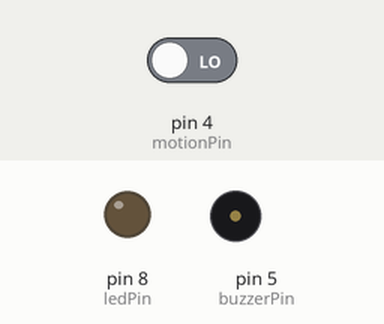
Recording of a sketch running on a simulated Arduino Uno, built with avr-gcc and run on an emulated ATmega328P. Parts: output pins drawn as LEDs (lit = HIGH), buzzer (waves = sounding). Dashed ring = blinking. The inputs (shaded band) are chosen by the test bench; at power-on: pin 4 (motionPin) LOW.

Above: at 1.2 s.
1.3 s: pin 4 (motionPin) driven HIGH
At 1.55 s:
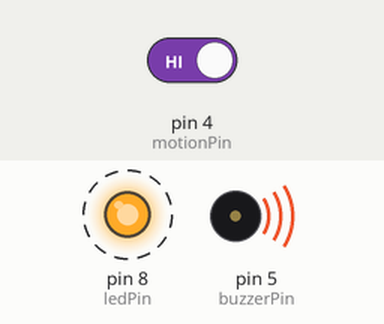
Timing chart, 0 to 10.3 s (numbered marks = the images above; inputs shaded):
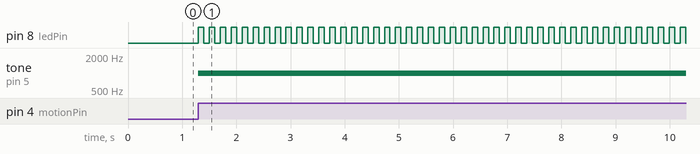

The sketch:

sketch_aug01_test_with_buzzer.ino
```cpp
// Declaring Pins
const int buzzerPin = 5;
const int ledPin = 8;
const int motionPin = 4;

// Setting Buzzer mode to False
boolean buzzer_mode = false;

// For LED
int ledState = LOW;
long previousMillis = 0;
long interval = 100;  // Interval at which LED blinks

void setup()
{
  //The Following are our output
  pinMode(ledPin,OUTPUT);
  pinMode(buzzerPin,OUTPUT);


}

void loop()
{
  // To chech whether the motion is detected or not
  if (digitalRead(motionPin)) {
    buzzer_mode = true;
  }

  // If alarm mode is on,blink our LED
  if (buzzer_mode){
    unsigned long currentMillis = millis();
    if(currentMillis - previousMillis > interval) {
      previousMillis = currentMillis;
      if (ledState == LOW)
        ledState = HIGH;
      else
        ledState = LOW;
    // Switch the LED
    digitalWrite(ledPin, ledState);
    }
    tone(buzzerPin,1000);
  }

  // If alarm is off
  if (buzzer_mode == false) {

    // No tone & LED off
    noTone(buzzerPin);
    digitalWrite(ledPin, LOW);
  }
  }

  // If our button is pressed Switch off ringing and Setup
```

Measured:
- after the input at 1.3 s, pin 8 (ledPin): alternates HIGH for 0.10 s and LOW for 0.10 s, starting at once; tone on pin 5 (buzzerPin): silent → 1000 Hz at once
